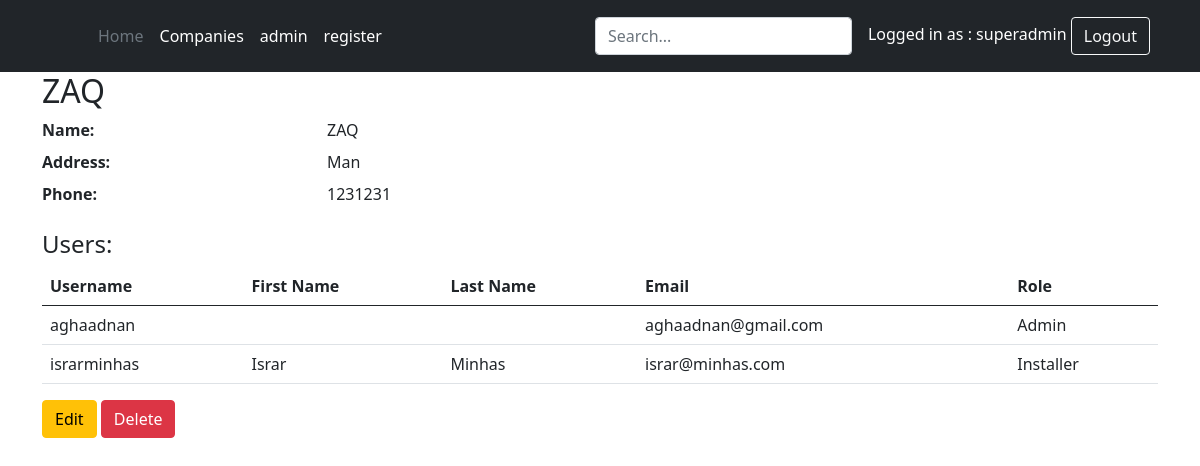
The page /companies/2/ (signed in) on the database its author committed.
### accounts/models.py (models this page shows)
class UserProfile(AbstractUser):
    is_manager  = models.BooleanField(default=False)
    is_admin    = models.BooleanField(default=False)
    is_installer = models.BooleanField(default=False)
    is_agent = models.BooleanField(default=False)
    company = models.ForeignKey(Company, on_delete=models.CASCADE, null=True, related_name='owned_companies')

### companies/models.py (models this page shows, shortened)
class Company(models.Model):
    name = models.CharField(max_length=255)
    address = models.CharField(max_length=255)
    phone = models.CharField(max_length=20)
    owner = models.ForeignKey(settings.AUTH_USER_MODEL, on_delete=models.CASCADE, related_name='owned_companies')

### companies/views.py (the view)
# urls.py: path('<int:pk>/', views.company_detail, name='company_detail'),
@login_required
def company_detail(request, pk):
    company = get_object_or_404(Company, pk=pk, owner=request.user)
    users = UserProfile.objects.filter(company=company)
    return render(request, 'companies/company_detail.html', {'company': company, 'users': users})

### companies/templates/companies/company_detail.html (shortened to what this page needs)
{% extends 'base.html' %}
{% block content %}
<div class="container">
  <div class="row">
    <div class="col-md-12">
      <h2>{{ company.name }}</h2>
      <dl class="row">
        <dt class="col-sm-3">Name:</dt>
        <dd class="col-sm-9">{{ company.name }}</dd>
        <dt class="col-sm-3">Address:</dt>
        <dd class="col-sm-9">{{ company.address }}</dd>
        <dt class="col-sm-3">Phone:</dt>
        <dd class="col-sm-9">{{ company.phone }}</dd>
      </dl>
      <h4>Users:</h4>
      <table class="table">
        <thead>
          <tr>
            <th>Username</th>
            <th>First Name</th>
            <th>Last Name</th>
            <th>Email</th>
            <th>Role</th>
          </tr>
        </thead>
        <tbody>
          {% for user in users %}
          <tr>
            <td>{{ user.username }}</td>
            <td>{{ user.first_name }}</td>
            <td>{{ user.last_name }}</td>
            <td>{{ user.email }}</td>
            <td>
              {% if user.is_manager %}
              Manager
              {% elif user.is_admin %}
              Admin
              {% elif user.is_installer %}
              Installer
              {% elif user.is_agent %}
              Agent
              {% endif %}
            </td>
          </tr>
          {% endfor %}
        </tbody>
      </table>
      <a href="{% url 'home:company_update' company.id %}" class="btn btn-warning">Edit</a>
      <form action="{% url 'home:company_delete' company.id %}" method="POST" style="display: inline;">
        <button type="submit" class="btn btn-danger">Delete</button>
      </form>
    </div>
  </div>
</div>
{% endblock %}

### templates/base.html (shortened to what this page needs)
{% load static %}
<html>
<head>
  <link href="https://cdn.jsdelivr.net/npm/bootstrap@5.0.2/dist/css/bootstrap.min.css" rel="stylesheet">
</head>
<body>
{% include "header.html" %}
{% block content %}
{% endblock content %}
</body>
</html>

### templates/header.html (shortened to what this page needs)
<header class="p-3 bg-dark text-white">
    <div class="container">
      <div class="d-flex flex-wrap align-items-center justify-content-center justify-content-lg-start">
        <a href="/" class="d-flex align-items-center mb-2 mb-lg-0 text-white text-decoration-none">
          <svg class="bi me-2" width="40" height="32" role="img" aria-label="Bootstrap"><use xlink:href="#bootstrap"></use></svg>
        </a>
        <ul class="nav col-12 col-lg-auto me-lg-auto mb-2 justify-content-center mb-md-0">
          <li><a href="\" class="nav-link px-2 text-secondary">Home</a></li>
          {% if request.user.is_authenticated %}
              {% if request.user.is_superuser %}
          <li><a href="{% url 'home:company_list' %}" class="nav-link px-2 text-white">Companies</a></li>
          <li><a href="/admin/" class="nav-link px-2 text-white">admin</a></li>
          <li><a href="{% url 'accounts:register' %}" class="nav-link px-2 text-white">register</a></li>
          {% endif %}
          {% endif %}
        </ul>
        <form class="col-12 col-lg-auto mb-3 mb-lg-0 me-lg-3">
          <input type="search" class="form-control form-control-dark" placeholder="Search..." aria-label="Search">
        </form>
        {% if request.user.is_authenticated %}
        <div class="text-end">
        Logged in as : {{ request.user.username }}
        <a href="{% url 'accounts:logout' %}" class="btn btn-outline-light me-2">Logout</a>
        </div>
        {% else %}
        <div class="text-end">
          <a href="{% url 'accounts:login' %}" class="btn btn-outline-light me-2">Login</a>
        {% endif %}
      </div>
    </div>
  </header>

### rows shown on the page
UserProfile: user.username "superadmin"
Company: name "ZAQ", address "Man", phone "1231231"
UserProfile: username "aghaadnan", email "aghaadnan@gmail.com", is_manager "Admin"
UserProfile: username "israrminhas", first_name "Israr", last_name "Minhas", email "israr@minhas.com", is_manager "Installer"
